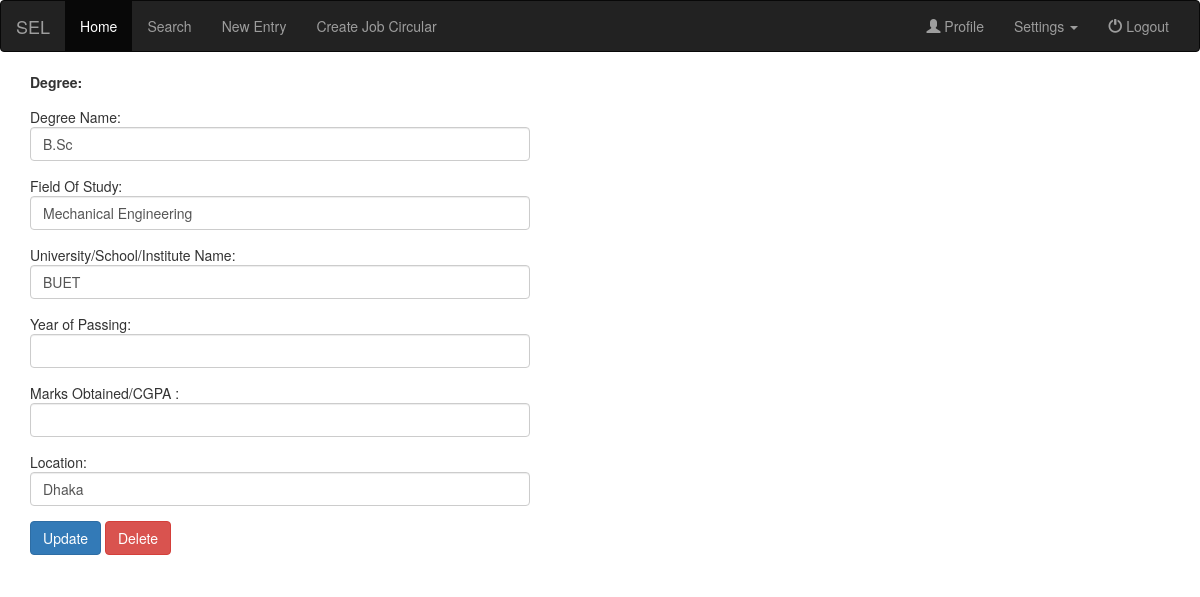
The page /jobdetails_qualification.php?id=271 (signed in) on the database its author committed.
### tables this page shows
CREATE TABLE `qualification` (
  `serial` int(10) NOT NULL,
  `emp_id` varchar(20) NOT NULL,
  `field` varchar(30) NOT NULL,
  `institution` varchar(30) NOT NULL,
  `year` varchar(30) NOT NULL,
  `mark` varchar(30) NOT NULL,
  `location` varchar(100) NOT NULL,
  `degree` varchar(20) NOT NULL
);

### jobdetails_qualification.php (the view, shortened to what this page needs)
<?php include 'connect.php'; ?>
<!DOCTYPE html>
<html>
    <head>
    </head>
    <body>
        <?php include 'html/navbar.php'; ?>
        <div class="container">
            <?php
            $id=$_GET['id'];
            $sql="SELECT * FROM qualification WHERE serial='$id'";
            $result=mysqli_query($db, $sql);
            $row=mysqli_fetch_array($result);
            ?>
            <form action="" method="post">
                <div class="form-group"><b>Degree: </b></div>
                <div class="form-group">Degree Name:  <input type="text" name="edu_degree" class="form-control"  style="width:500px" value="<?php echo $row[7];?>"></div>
                <div class="form-group">Field Of Study:  <input type="text" name="edu_field" class="form-control" style="width:500px" value="<?php echo $row[2];?>"></div>
                <div class="form-group">University/School/Institute Name:  <input type="text" name="edu_ins"  class="form-control" style="width:500px" value="<?php echo $row[3];?>"></div>
                <div class="form-group" required>Year of Passing:<input type="text" name="edu_year"  class="form-control"  style="width:500px" value="<?php echo $row[4];?>"></div>
                <div class="form-group">Marks Obtained/CGPA :  <input type="text" name="edu_mark"  class="form-control" style="width:500px" value="<?php echo $row[5];?>" value="<?php echo $row[1];?>"></div>
                <div class="form-group">Location:  <input type="text" name="edu_loc"  class="form-control" style="width:500px" value="<?php echo $row[6];?>"></div>
                <input type="submit" name="qualification" value="Update" class="btn btn-primary">
                <input type="submit" name="delete" value="Delete" class="btn btn-danger">
            </form>
        </div>
    </body>

### rows shown on the page
qualification: edu_degree "B.Sc", edu_field "Mechanical Engineering", edu_ins "BUET", edu_loc "Dhaka"
